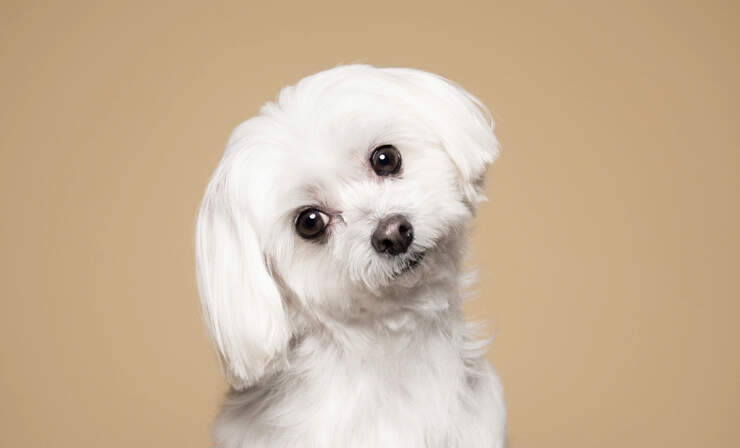
#> input picture dog.jpg, 740 x 448 px
$ python magnitude_spectrum.py
#> lines starting #> are read from the running program, lines starting #| are printed output that depends on the picture
import numpy as np
import cv2
import matplotlib.pyplot as plt

# load the image
#  actually read the image in grayscale (single channel).
img = cv2.imread('dog.jpg', 0)
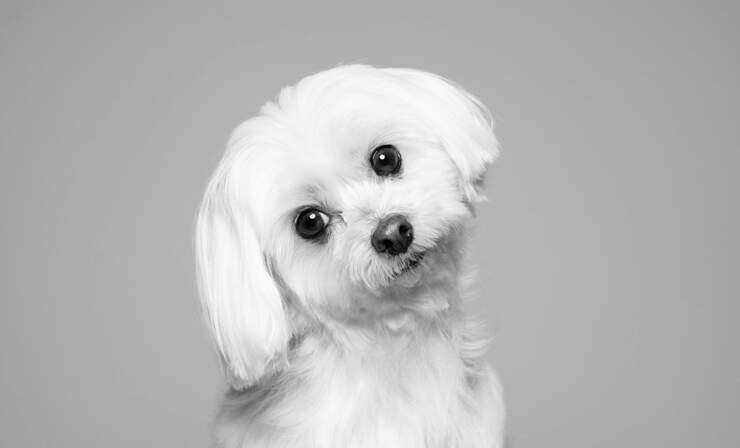
#> img: shape (448, 740); min 0, max 255, mean 182.6

# Compute FFT
f = np.fft.fft2(img)
fshift = np.fft.fftshift(f)

# Compute magnitude spectrum
magnitude_spectrum = 20 * np.log(np.abs(fshift))
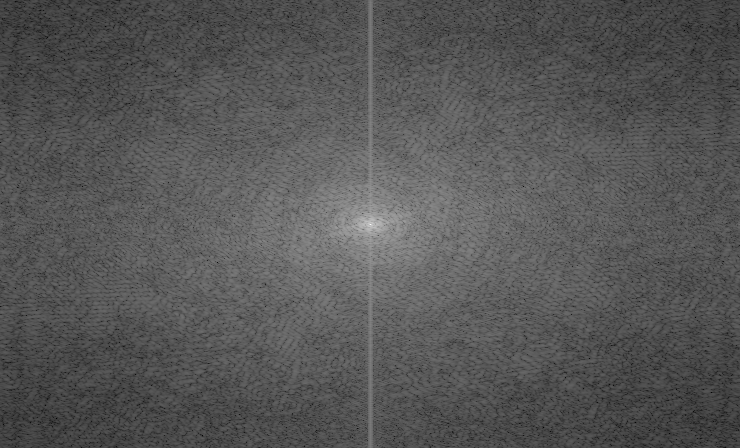
#> magnitude_spectrum: shape (448, 740) float64; min 21.52, max 358.4, mean 135.7; drawn with min black and max white

# Display the original image and its magnitude spectrum
plt.figure(figsize=(12, 6))
plt.subplot(121), plt.imshow(img, cmap='gray'), plt.title('Original Image')
plt.subplot(122), plt.imshow(magnitude_spectrum, cmap='gray'), plt.title('Magnitude Spectrum')
plt.show()
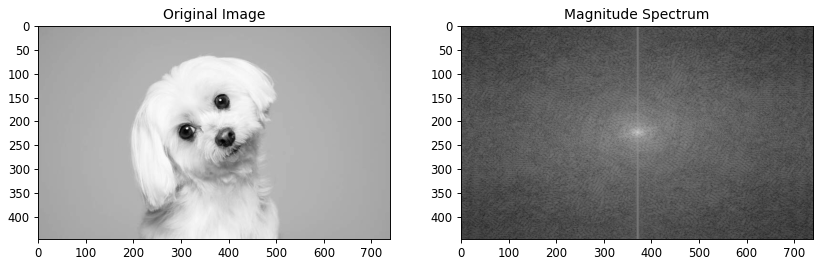
#> figure drawn by matplotlib, 2 panels

# This technique is used to convert an image from the spatial domain to the frequency domain.
